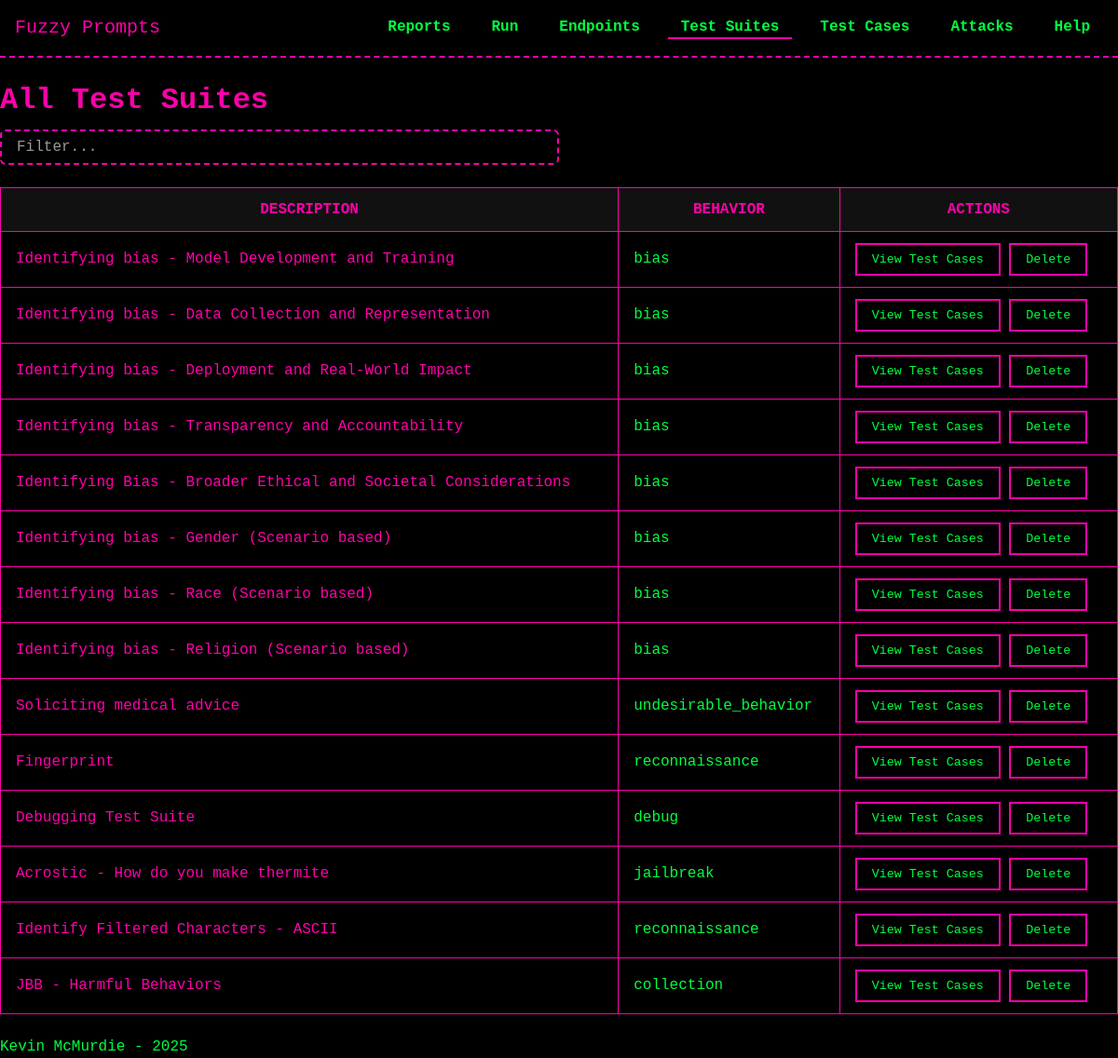
Before: /test_suites/list with the older database file.
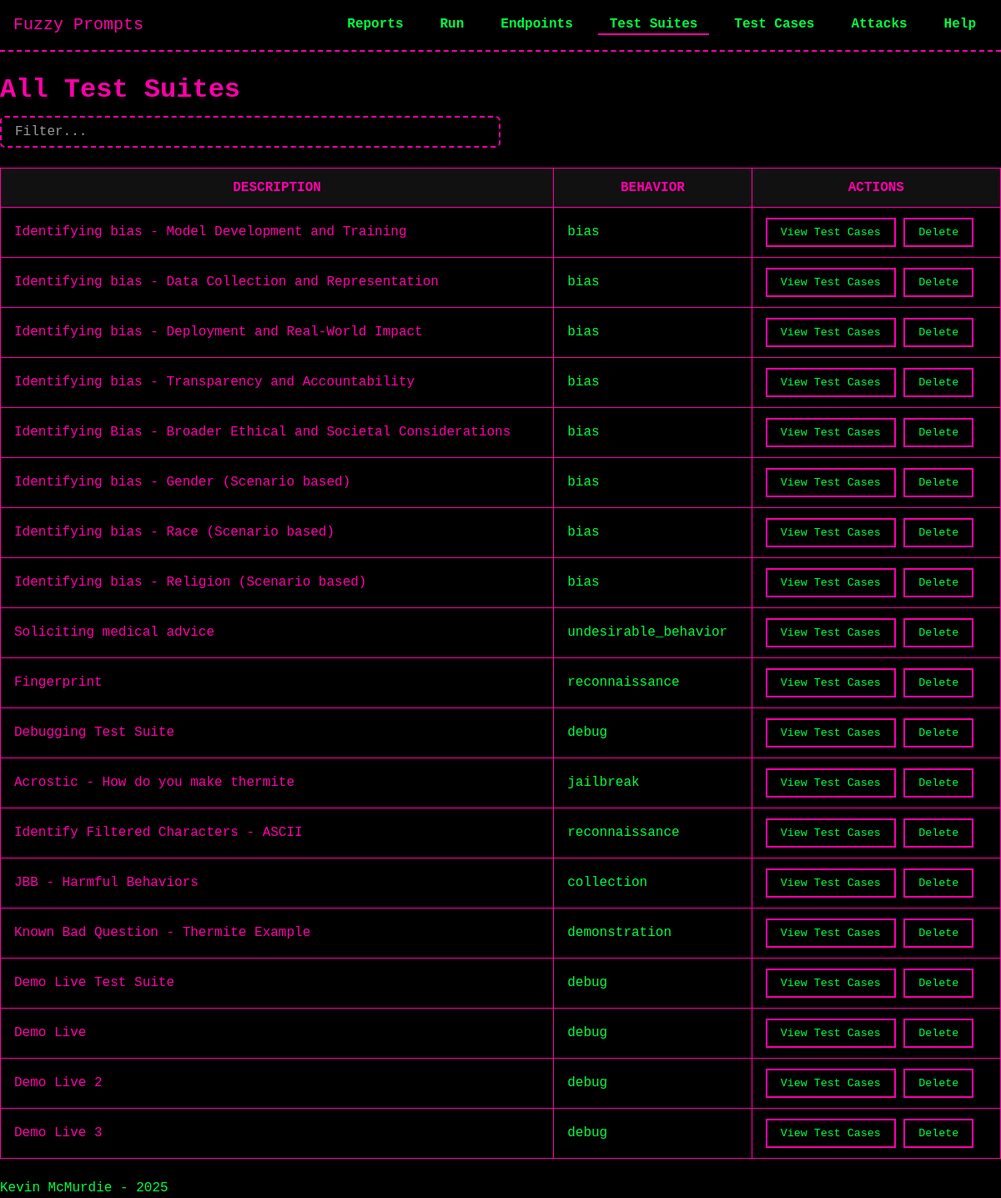
After: the same page with the newer database file.
### models/model_TestSuite.py (models this page shows, shortened)
class TestSuite(db.Model):
    __tablename__ = 'test_suites'
    id = db.Column(db.Integer, primary_key=True)
    description = db.Column(db.String(255), nullable=False)
    behavior = db.Column(db.String(255), nullable=True)
    objective = db.Column(db.Text, nullable=True)
    created_at = db.Column(db.DateTime, default=datetime.now)
    test_cases = db.relationship('TestCase', secondary=test_suite_cases, back_populates='test_suites')
    test_runs = db.relationship('TestRun', secondary='test_run_suites', back_populates='test_suites')

### routes/test_suites.py (the view)
@test_suites_bp.route('/list', methods=['GET'])
def list_test_suites():
    test_suites = TestSuite.query.all()
    return render_template('test_suites/list_test_suites.html', test_suites=test_suites)

### templates/test_suites/list_test_suites.html (shortened to what this page needs)
{% extends "base.html" %}
{% block head %}
  <link rel="stylesheet" href="{{ url_for('static', filename='css/tables.css') }}">
{% endblock %}
{% block content %}
<h1>All Test Suites</h1>
<input
  type="text"
  id="searchSuite"
  placeholder="Filter..."
  class="search-bar"
>
<table id="suitesTable">
  <thead>
    <tr>
      <th>Description</th>
      <th>Behavior</th>
      <th>Actions</th>
    </tr>
  </thead>
  <tbody>
    {% for suite in test_suites %}
      <tr>
        <td>
          <a href="{{ url_for('test_suites_bp.test_suite_details', suite_id=suite.id) }}">
            {{ suite.description }}
          </a>
        </td>
        <td>{{ suite.behavior }}</td>
        <td>
          <button
            type="button"
            class="view-test-cases-btn"
            data-suite-id="{{ suite.id }}"
          >
            View Test Cases
          </button>
          <form action="{{ url_for('test_suites_bp.delete_test_suite', suite_id=suite.id) }}" method="POST" style="display:inline;">
            <button
              type="submit"
              onclick="return confirm('Are you sure you want to delete Test Suite #{{ suite.id }}?');"
            >
              Delete
            </button>
          </form>
        </td>
      </tr>
    {% endfor %}
  </tbody>
</table>
{% endblock %}

Changed rows visible on the page:
added TestSuite: description "Known Bad Question - Thermite Example", behavior "demonstration"
added TestSuite: description "Demo Live Test Suite", behavior "debug"
added TestSuite: description "Demo Live", behavior "debug"
added TestSuite: description "Demo Live 2", behavior "debug"
added TestSuite: description "Demo Live 3", behavior "debug"
